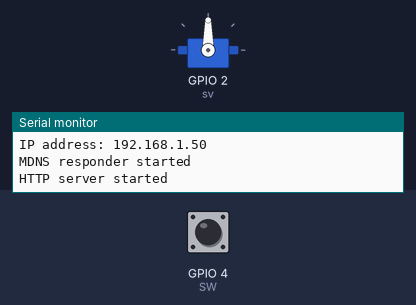
Simulated run of this sketch. Board: ESP8266 (NodeMCU). Shown: servo, the last lines printed to the serial monitor. The test bench sets the inputs (shaded band); at power-on: GPIO 4 (SW) HIGH. WiFi joins after 1.5 s; servers stay silent unless stated.

Above: at 2.7 s.
2.8 s: GPIO 4 (SW) pulled LOW for 3.2 s
At 4.3 s:
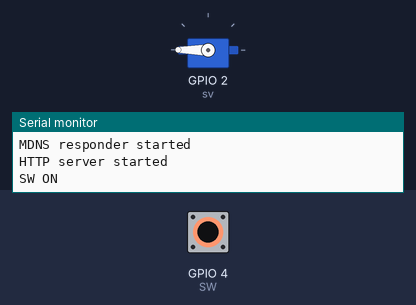
7.8 s: GPIO 4 (SW) pulled LOW for 0.15 s
At 9.3 s:
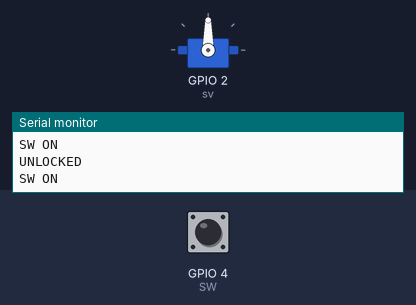
9.8 s: GPIO 4 (SW) pulled LOW for 1 s
At 10.8 s:
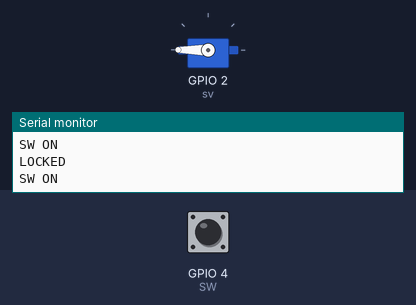
Timing chart, 0 to 12.8 s (numbered marks = the images above; inputs shaded):
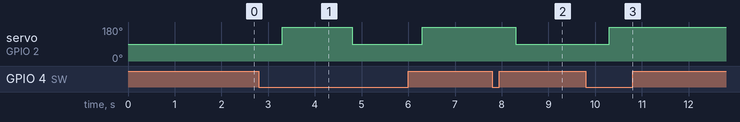

Measured:
- after the input at 2.8 s, servo on GPIO 2 (sv): 90° → 180° after 0.50 s, → 90° 1.5 s later, → 180° 1.5 s later
- after the input at 7.8 s, servo on GPIO 2 (sv): 180° → 90° after 0.50 s
- after the input at 9.8 s, servo on GPIO 2 (sv): 90° → 180° after 0.50 s

The sketch:

Key2.ino
```cpp
#include <ESP8266WiFi.h>
#include <WiFiClient.h>
#include <ESP8266WebServer.h>
#include <ESP8266mDNS.h>
#include <Servo.h>

#define SW 4
#define MO 2

#define HTML_HEADER "<!doctype html>"\
  "<html><head><meta charset=\"UTF-8\"/>"\
  "<meta name=\"viewport\" content=\"width=device-width\"/>"\
  "</head><body>"
#define HTML_FOOTER "</body></html>"

Servo sv;
const char* state;
const char* ssid = "iPhone6";
const char* password = "s2fbhkht1pko7";

//必要ならBasic認証 (If you need authentication.)
const char* www_username = "USERNAME";
const char* www_password = "PASSWORD";

int sw;
ESP8266WebServer server(80);
WiFiClient client;

void handleNotFound() {
  String message = "File Not Found\n\n";
  server.send(404, "text/plain", message);
}

void keystate() {
  String html = HTML_HEADER "<input type=\"button\" onclick=\"location.href=\'lock\'\"value=\"LOCK\">" HTML_FOOTER;

  server.send(200,"POST",state);
  server.send(200,"text/html",html);
}

void unlock() {
  delay(500);
  sv.write(180);
  delay(1000);
  Serial.println("");
  Serial.println("UNLOCKED");
  state = "UNLOCK";
  server.send ( 200, "POST", state);
}

void lock() {
  delay(500);
  sv.write(90);
  delay(1000);
  Serial.println("");
  Serial.println("LOCKED");
  state = "LOCK";
  server.send ( 200, "POST", state);
}

void ufn() {
  if (!server.authenticate(www_username, www_password))
    return server.requestAuthentication();
  server.send(200, "text/plain", "Login OK");
}

void setup(void) {
  Serial.begin(115200);
  WiFi.mode(WIFI_STA);
  WiFi.begin(ssid, password);

  while (WiFi.waitForConnectResult() != WL_CONNECTED) {
    Serial.println("Connection Failed! Rebooting...");
    delay(5000);
    ESP.restart();
  }

  Serial.println("");
  Serial.print("Connected to ");
  Serial.println(ssid);
  Serial.print("IP address: ");
  Serial.println(WiFi.localIP());

  if (MDNS.begin("esp8266")) {
    Serial.println("MDNS responder started");
  }

  server.on("/", keystate);
  server.on("/unlock", unlock);
  server.on("/lock", lock);

  server.onNotFound(handleNotFound);

  server.begin();
  Serial.println("HTTP server started");
  sv.attach(2, 800, 2300);

  pinMode(SW, INPUT);
}

void loop(void) {
  server.handleClient();

  //スイッチの状態を調べる
  if (digitalRead(SW) == 0) {
    Serial.write("SW ON");
    if (state == "UNLOCK") {
      lock();
    } else {
      unlock();
    }
  }
}
```
